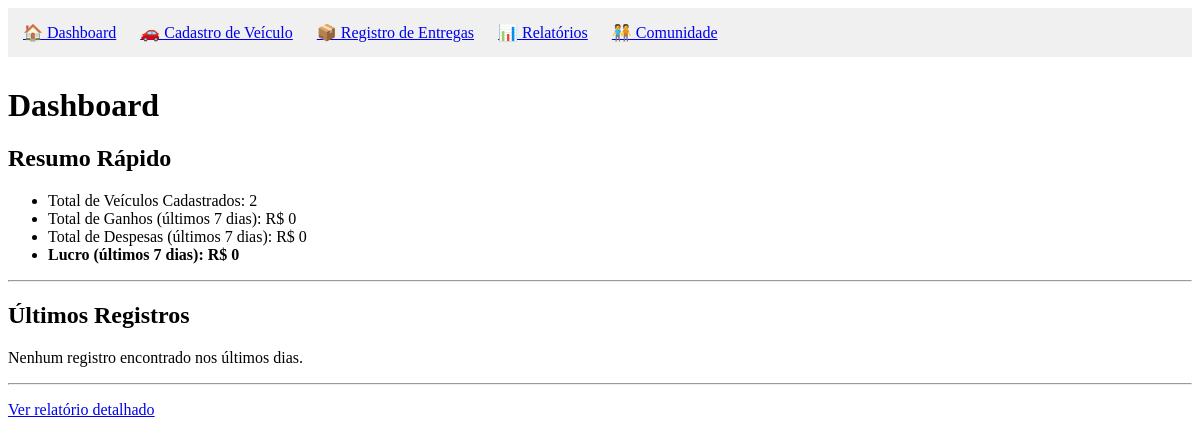
/, run on an earlier commit of the app's database.
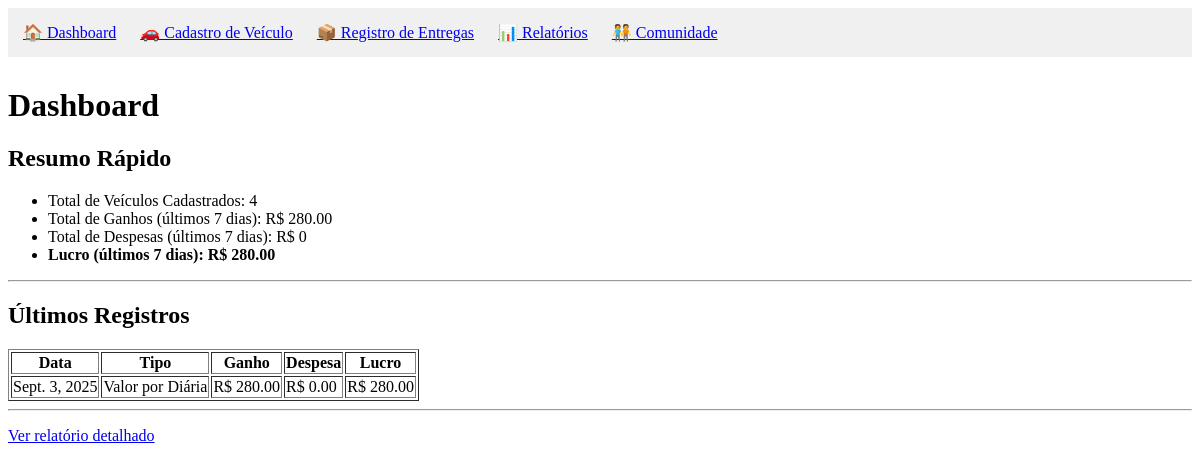
And on a later commit of the database.
### registro_entregadespesa/models.py (models this page shows)
class RegistroEntregaDespesa(models.Model):
    TIPO_RENDIMENTO_CHOICES = [
        ('unitario', 'Valor Unitário por Pacote'),
        ('diaria', 'Valor por Diária'),
    ]
    CATEGORIA_DESPESA_CHOICES = [
        ('nenhuma', 'Nenhuma Despesa'),
        ('alimentacao', 'Alimentação'),
        ('automotivo', 'Gasto Automotivo'),
        ('pedagio', 'Pedágio'),
        ('seguro', 'Seguro Mensal'),
        ('outros', 'Outros'),
    ]
    tipo_rendimento = models.CharField(max_length=10, choices=TIPO_RENDIMENTO_CHOICES)
    valor_unitario = models.DecimalField(
        max_digits=6,
        decimal_places=2,
        null=True,
        blank=True
    )
    valor_diaria = models.DecimalField(
        max_digits=6,
        decimal_places=2,
        null=True,
        blank=True
    )
    total_pacotes = models.PositiveIntegerField()
    pacotes_entregues = models.PositiveIntegerField()
    pacotes_nao_entregues = models.PositiveIntegerField()
    categoria_despesa = models.CharField(max_length=20, choices=CATEGORIA_DESPESA_CHOICES)
    valor_despesa = models.DecimalField(max_digits=7, decimal_places=2, default=0.0)
    descricao_outros = models.CharField(max_length=100, blank=True, null=True)
    data = models.DateField(auto_now_add=True)
    def calcular_ganho(self):
        if self.tipo_rendimento == 'unitario' and self.valor_unitario:
            return self.pacotes_entregues * self.valor_unitario
        elif self.tipo_rendimento == 'diaria' and self.valor_diaria:
            return self.valor_diaria
        return 0
    def calcular_lucro(self):
        return self.calcular_ganho() - self.valor_despesa

### relatorios_dashboard/views.py (the view, shortened to what this page needs)
# urls.py: path('', views.dashboard, name='dashboard'),
def dashboard(request):
    total_veiculos = Veiculo.objects.count()
    data_fim = date.today()
    data_inicio = data_fim - timedelta(days=7)
    registros = RegistroEntregaDespesa.objects.filter(data__range=(data_inicio, data_fim))
    total_ganho = sum(r.calcular_ganho() for r in registros)
    total_despesa = registros.aggregate(Sum('valor_despesa'))['valor_despesa__sum'] or 0
    lucro = total_ganho - total_despesa
    ultimos_registros = registros.order_by('-data')[:5]
    context = {
        'total_veiculos': total_veiculos,
        'total_ganho': total_ganho,
        'total_despesa': total_despesa,
        'lucro': lucro,
        'ultimos_registros': ultimos_registros,
    }
    return render(request, 'relatorios_dashboard/dashboard.html', context)

### relatorios_dashboard/templates/relatorios_dashboard/dashboard.html (shortened to what this page needs)
<!DOCTYPE html>
<html lang="pt-br">
<head>
</head>
<body>
    <nav style="background-color: #f0f0f0; padding: 15px; margin-bottom: 30px;">
    <a href="{% url 'relatorios_dashboard:dashboard' %}" style="margin-right: 20px;">🏠 Dashboard</a>
    <a href="/cadastro-veiculo/" style="margin-right: 20px;">🚗 Cadastro de Veículo</a>
    <a href="/registro/" style="margin-right: 20px;">📦 Registro de Entregas</a>
    <a href="/relatorios/" style="margin-right: 20px;">📊 Relatórios</a>
    <a href="/comunidade/" style="margin-right: 20px;">🧑‍🤝‍🧑 Comunidade</a>
    </nav>
    <h1>Dashboard</h1>
    <h2>Resumo Rápido</h2>
    <ul>
        <li>Total de Veículos Cadastrados: {{ total_veiculos }}</li>
        <li>Total de Ganhos (últimos 7 dias): R$ {{ total_ganho }}</li>
        <li>Total de Despesas (últimos 7 dias): R$ {{ total_despesa }}</li>
        <li><strong>Lucro (últimos 7 dias): R$ {{ lucro }}</strong></li>
    </ul>
    <hr>
    <h2>Últimos Registros</h2>
    {% if ultimos_registros %}
        <table border="1">
            <thead>
                <tr>
                    <th>Data</th>
                    <th>Tipo</th>
                    <th>Ganho</th>
                    <th>Despesa</th>
                    <th>Lucro</th>
                </tr>
            </thead>
            <tbody>
                {% for registro in ultimos_registros %}
                    <tr>
                        <td>{{ registro.data }}</td>
                        <td>{{ registro.get_tipo_rendimento_display }}</td>
                        <td>R$ {{ registro.calcular_ganho }}</td>
                        <td>R$ {{ registro.valor_despesa }}</td>
                        <td>R$ {{ registro.calcular_lucro }}</td>
                    </tr>
                {% endfor %}
            </tbody>
        </table>
    {% else %}
        <p>Nenhum registro encontrado nos últimos dias.</p>
    {% endif %}
    <hr>
    <p><a href="{% url 'relatorios_dashboard:relatorios' %}">Ver relatório detalhado</a></p>
</body>
</html>

What changed in the data, as far as the page shows it:
added RegistroEntregaDespesa: data "Sept. 3, 2025", tipo_rendimento "Valor por Diária", calcular_ganho "280.00", valor_despesa "0.00", calcular_lucro "280.00"
Also different on the page:
{{ total_veiculos }}: "2" → "4"
{{ total_ganho }}: "0" → "280.00"
{{ lucro }}: "0" → "280.00"
text no longer shown: "Nenhum registro encontrado nos últimos dias."
text now shown: "Data Tipo Ganho Despesa Lucro"
